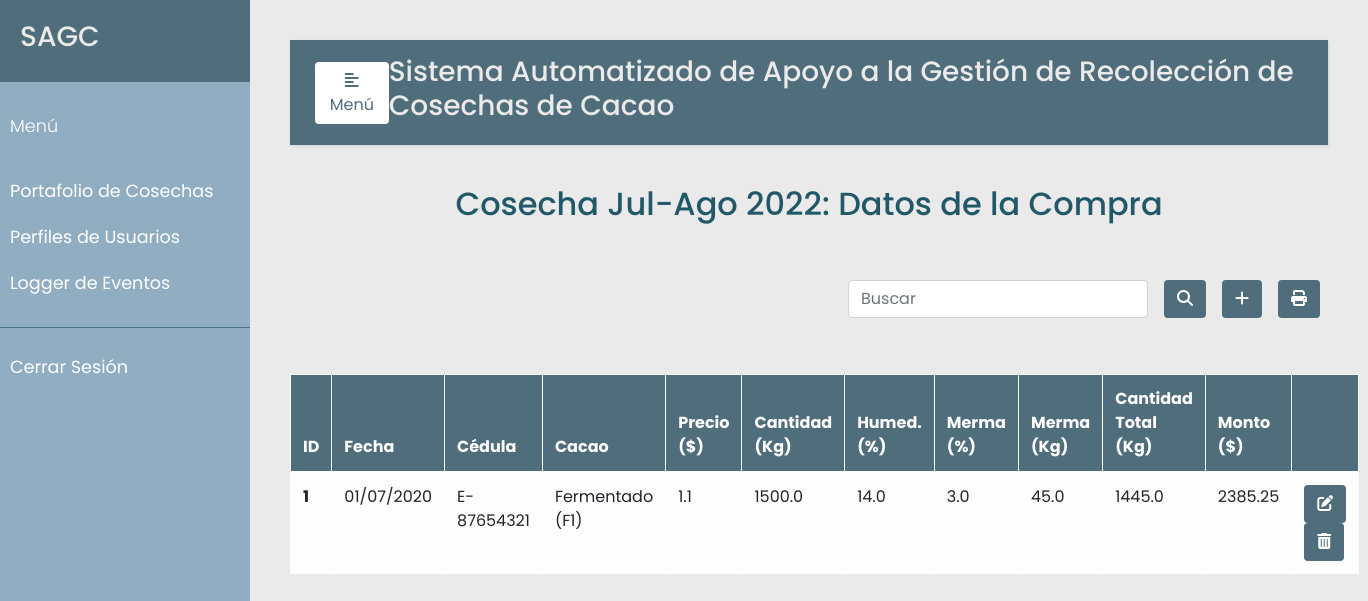
The app's page /cosecha/2/compras (signed in), older data.
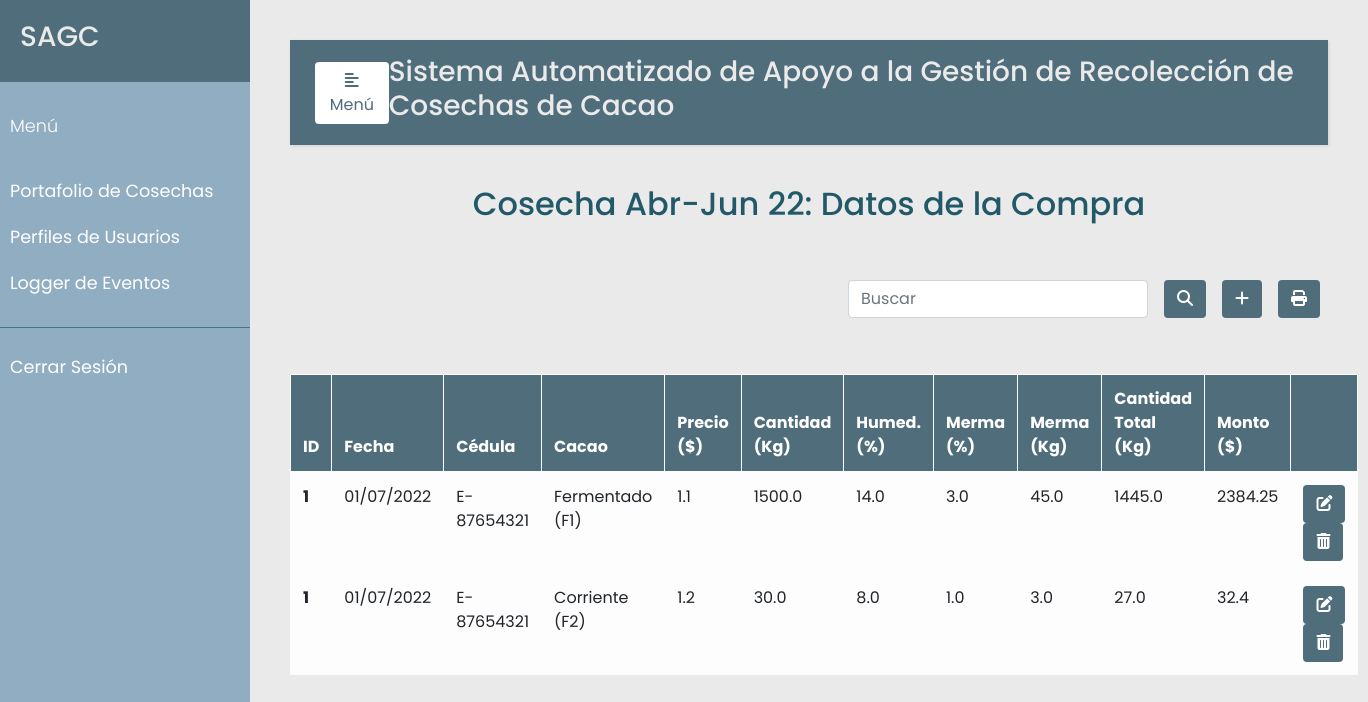
The same page, newer data.
### models.py (models this page shows, shortened)
class Cosecha(db.Model):
    __tablename__ = 'cosechas'
    id = db.Column(db.Integer, primary_key=True)
    descripcion = db.Column(db.String(120), unique=True)
    inicio = db.Column(db.DateTime, nullable=False)
    cierre = db.Column(db.DateTime, nullable=False)
    estado = db.Column(db.Boolean, default=True)
    compras = db.relationship('Compra', backref='cosechas')

class Compra(db.Model):
    __tablename__ = 'compras'
    id = db.Column(db.Integer, primary_key=True)
    cosecha_id = db.Column(db.Integer, db.ForeignKey('cosechas.id'), nullable=False)
    recolector_id = db.Column(db.Integer, db.ForeignKey('recolectores.id'), nullable=False)
    tipo_recolector = db.Column(db.Integer, db.ForeignKey('tipo_prod.id'), nullable=False)
    fecha = db.Column(db.DateTime, nullable=False)
    clase_cacao = db.Column(db.String(120), nullable=False)
    precio = db.Column(db.Float, nullable=False)
    cantidad = db.Column(db.Float, nullable=False)
    humedad = db.Column(db.Float, nullable=False)
    merma_porcentaje = db.Column(db.Float, nullable=False)
    merma_kg = db.Column(db.Float, nullable=False)
    cantidad_total = db.Column(db.Float, nullable=False)
    monto = db.Column(db.Float, nullable=False)
    observacion = db.Column(db.String(120))

class Recolector(db.Model):
    __tablename__ = 'recolectores'
    id = db.Column(db.Integer, primary_key=True)
    ci = db.Column(db.String(30), nullable=False, unique=True)
    nombre = db.Column(db.String(30), nullable=False)
    apellido = db.Column(db.String(30), nullable=False)
    telefono = db.Column(db.String(12), nullable=False)
    celular = db.Column(db.String(12), nullable=False)
    tipo_prod = db.Column(db.Integer, db.ForeignKey('tipo_prod.id'), nullable=False) # ForeignKey debe estar el nombre de la tabla a linkear
    direccion1= db.Column(db.String(120), nullable=False)
    direccion2 = db.Column(db.String(120))
    compras = db.relationship('Compra', backref='recolectores')

### app.py (the view, shortened to what this page needs)
@app.route("/cosecha/<int:id>/compras", methods=['GET', 'POST'])
@login_required
def compras(id):
    error=None
    cosecha= Cosecha.query.get_or_404(id)
    compras = Compra.query.filter_by(cosecha_id=id).all()
    tipo_prod = TipoRecolector.query.all()
    return render_template('compras.html', error=error, cosecha=cosecha, compras=compras, tipo_prod=tipo_prod)

### app.py (called while the page is built)
def login_required(f):
    @wraps(f)
    def wrap(*args, **kwargs):
        if 'logged_in' in session:
            return f(*args, **kwargs)
        else:
            flash('Necesitas iniciar sesión primero')
            return redirect(url_for('login'))
    return wrap

### templates/compras.html (shortened to what this page needs)
{% extends "base.html" %}
{% set active_page = "compras" %}
{% block content %}
  <p class="text-center h2 fw-bold mb-5 mx-1 mx-md-4 mt-4">{{ cosecha.descripcion }}: Datos de la Compra</p>
  <div class="d-flex flex-row-reverse bd-highlight">
    <div class="p-2 bd-highlight">
      <button type="button" class="btn" style="color:#fff; background-color:#4F6D7A;">
        <i class="fa fa-print" aria-hidden="true"></i>
      </button>
    </div>
      <div class="p-2 bd-highlight">
        <button type="button" class="btn" style="color:#fff; background-color:#4F6D7A;" data-toggle="modal" data-target="#exampleModalLong">
          <i class="fa-solid fa-plus"></i>
        </button>
      </div>
      <div class="p-2 bd-highlight" style="display:flex; align-content: flex-end;">
        <form action='/cosecha/{{ cosecha.id }}/compras/search' method="post" class="form-inline" style="justify-content: flex-end">
          <input class="form-control mr-3 w-75" type="text" placeholder="Buscar" aria-label="Buscar" name="search_compra">
          <button type="submit" id="search_compra" name="action-type" value="search" class="btn" style="color:#fff; background-color:#4F6D7A;">
            <i class="fas fa-search" aria-hidden="true"></i>
          </button>
        </form>
      </div>
    </div>
  <br/>
  <br>
  <table class="table table-bordered table-light table-hover">
    <thead>
      <tr>
        <th scope="col">ID</th>
        <th scope="col">Fecha</th>
        <th scope="col">Cédula</th>
        <th scope="col">Cacao</th>
        <th scope="col">Precio <br> ($)</th>
        <th scope="col">Cantidad <br> (Kg)</th>
        <th scope="col">Humed. <br> (%)</th>
        <th scope="col">Merma <br> (%)</th>
        <th scope="col">Merma <br> (Kg)</th>
        <th scope="col">Cantidad <br> Total (Kg)</th>
        <th scope="col">Monto ($)</th>
        <th scope="col"></th>
      </tr>
    </thead>
    <tbody>
      {% set count = 1 %}
      {% for u in compras %}
      <tr>
        <th scope="row">{{ count }}</th>
        <td>{{u.fecha.date().strftime("%d/%m/%Y") }}</td>
        <td>{{u.recolectores.ci }}</td>
        <td>{{u.clase_cacao}}</td>
        <td>{{u.precio}}</td>
        <td>{{u.cantidad}}</td>
        <td>{{u.humedad}}</td>
        <td>{{u.merma_porcentaje}}</td>
        <td>{{u.merma_kg}}</td>
        <td>{{u.cantidad_total}}</td>
        <td>{{u.monto}}</td>
        <td>
          <button type="button" class="btn action" data-toggle="modal" data-target="#edit-modal-{{u.id}}">
            <i class="fas fa-edit"></i>
          </button>
          <button type="button" class="btn action" data-toggle="modal" data-target="#delete-modal-{{u.id}}">
            <i class="fas fa-trash-alt"></i>
          </button>
        </td>
        {% set count = count + 1 %}
      </tr>
      {% endfor %}
    </tbody>
  </table>
{% endblock %}

Row changes from the older to the newer data that the page shows:
changed Cosecha: descripcion "Cosecha Jul-Ago 2022" → "Cosecha Abr-Jun 22"
changed Compra "Fermentado (F1)": fecha "01/07/2020" → "01/07/2022"; monto "2385.25" → "2384.25"
added Compra: count "1", fecha "01/07/2022", recolectores.ci "E-87654321", clase_cacao "Corriente (F2)", precio "1.2", cantidad "30.0", humedad "8.0", merma_porcentaje "1.0", merma_kg "3.0", cantidad_total "27.0", monto "32.4"
